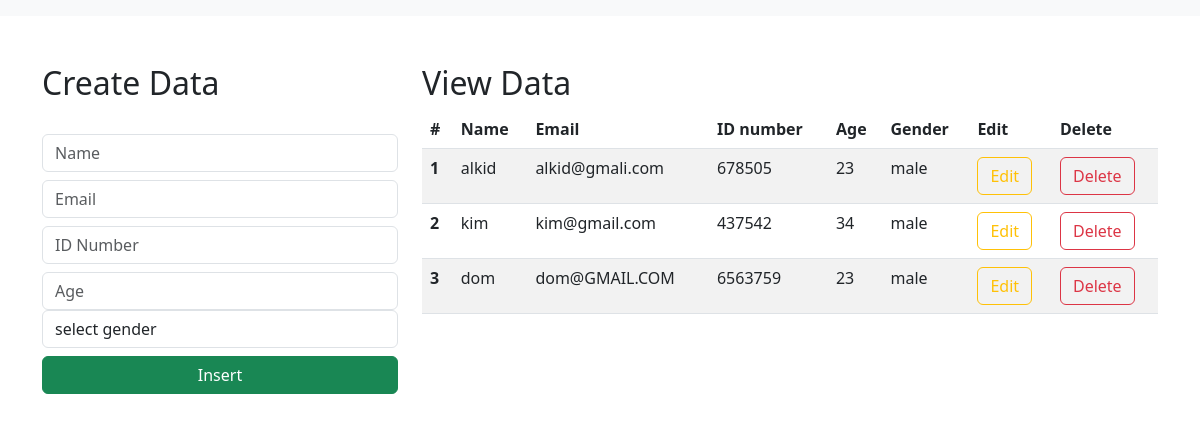
Before: / with the older database file.
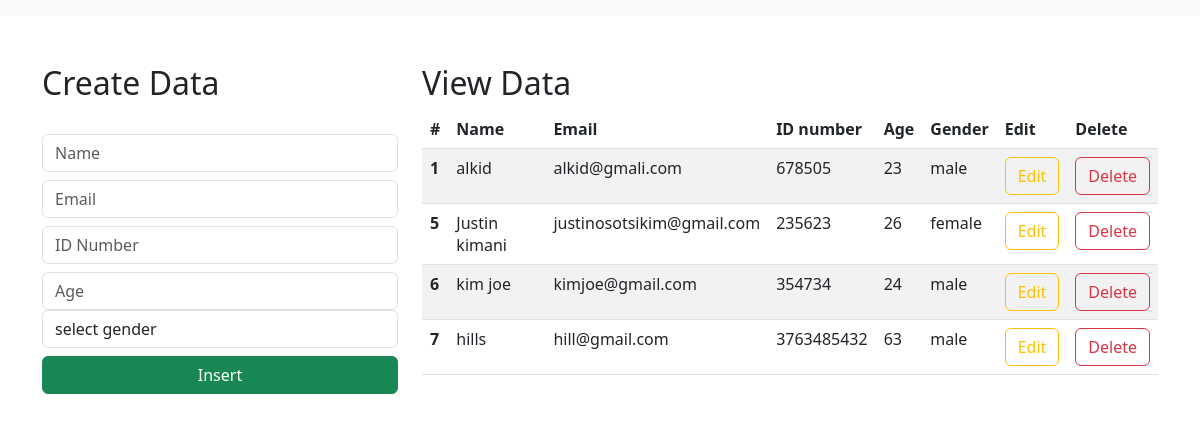
After: the same page with the newer database file.
### Alpa_crudedjango_system/models.py (models this page shows)
class People(models.Model):
    name = models.CharField(max_length=30, blank=False, null=False)
    email = models.CharField(max_length=30, blank=False, null=False)
    idnum = models.IntegerField(blank=False, null=False, default=3)
    age = models.IntegerField(blank=False, null=False)
    gender = models.CharField(max_length=30, blank=False, null=False)

### Alpa_crudedjango_system/views.py (the view)
# urls.py: path('', views.index, name='index'),
def index(request):
    data = People.objects.all()
    context = {"data": data}
    return render(request, "index.html", context)

### templates/index.html (shortened to what this page needs)
<html lang="en">
    <link href="https://cdn.jsdelivr.net/npm/bootstrap@5.3.0-alpha1/dist/css/bootstrap.min.css" rel="stylesheet">
  <head>
  </head>
  <body>
    <nav class="navbar navbar-expand-lg bg-body-tertiary">
      </nav>
      <div class="container mt-5">
        <div class="row">
            <div class="col-md-4">
                <h2>Create Data</h2>
                <br>
                <form action="/insert" method="post">
                    <div class="form-group">
                        <input type="text" class="form-control" placeholder="Name" name="name" required>
                    </div>
                    <div class="form-group">
                        <input type="text" class="form-control  mt-2" placeholder="Email" name="email" required>
                    </div>
                    <div class="form-group">
                        <input type="number" class="form-control  mt-2" placeholder="ID Number" name="idnum" required>
                    </div>
                    <div class="form-group">
                        <input type="number" class="form-control  mt-2" placeholder="Age" name="age" required>
                    </div>
<div>
 <select id="gender" name="gender" class="form-control" required>
                            <option selected>select gender</option>
                        </select>
            </div>
                    <div class="d-grid gap-2">
                        <button class="btn btn-success mt-2" type="submit">Insert</button>
                    </div>
                </form>
            </div>
            <div class="col-md-8">
                <h2>View Data</h2>
                <table class="table table-striped table-hover">
                    <thead>
                      <tr>
                        <th scope="col">#</th>
                        <th scope="col">Name</th>
                        <th scope="col">Email</th>
                        <th scope="col">ID number</th>
                        <th scope="col">Age</th>
                        <th scope="col">Gender</th>
                        <th scope="col">Edit</th>
                       <th scope="col">Delete</th>
                      </tr>
                    </thead>
                    <tbody cl
                           ass="table-group-divider">
                    {% for d in data %}
                      <tr>
                        <th scope="row">{{d.id}}</th>
                        <td>{{d.name}}</td>
                        <td>{{d.email}}</td>
                          <td>{{d.idnum}}</td>
                        <td>{{d.age}}</td>
                        <td>{{d.gender}}</td>
                         <td><a href="/update/{{d.id}}" type="button" class="btn btn-outline-warning">Edit</a></td>
                        <td><a href="/delete/{{d.id}}" type="button" class="btn btn-outline-danger">Delete</a></td>
                       </tr>
                    {% endfor %}
                    </tbody>
                  </table>
            </div>
        </div>
      </div>
  </body>
</html>

Changed rows visible on the page:
removed People: id "2", name "kim", email "kim@gmail.com", idnum "437542", age "34", gender "male"
removed People: id "3", name "dom", email "dom@GMAIL.COM", idnum "6563759", age "23", gender "male"
added People: id "5", name "Justin kimani", email "justinosotsikim@gmail.com", idnum "235623", age "26", gender "female"
added People: id "6", name "kim joe", email "kimjoe@gmail.com", idnum "354734", age "24", gender "male"
added People: id "7", name "hills", email "hill@gmail.com", idnum "3763485432", age "63", gender "male"
